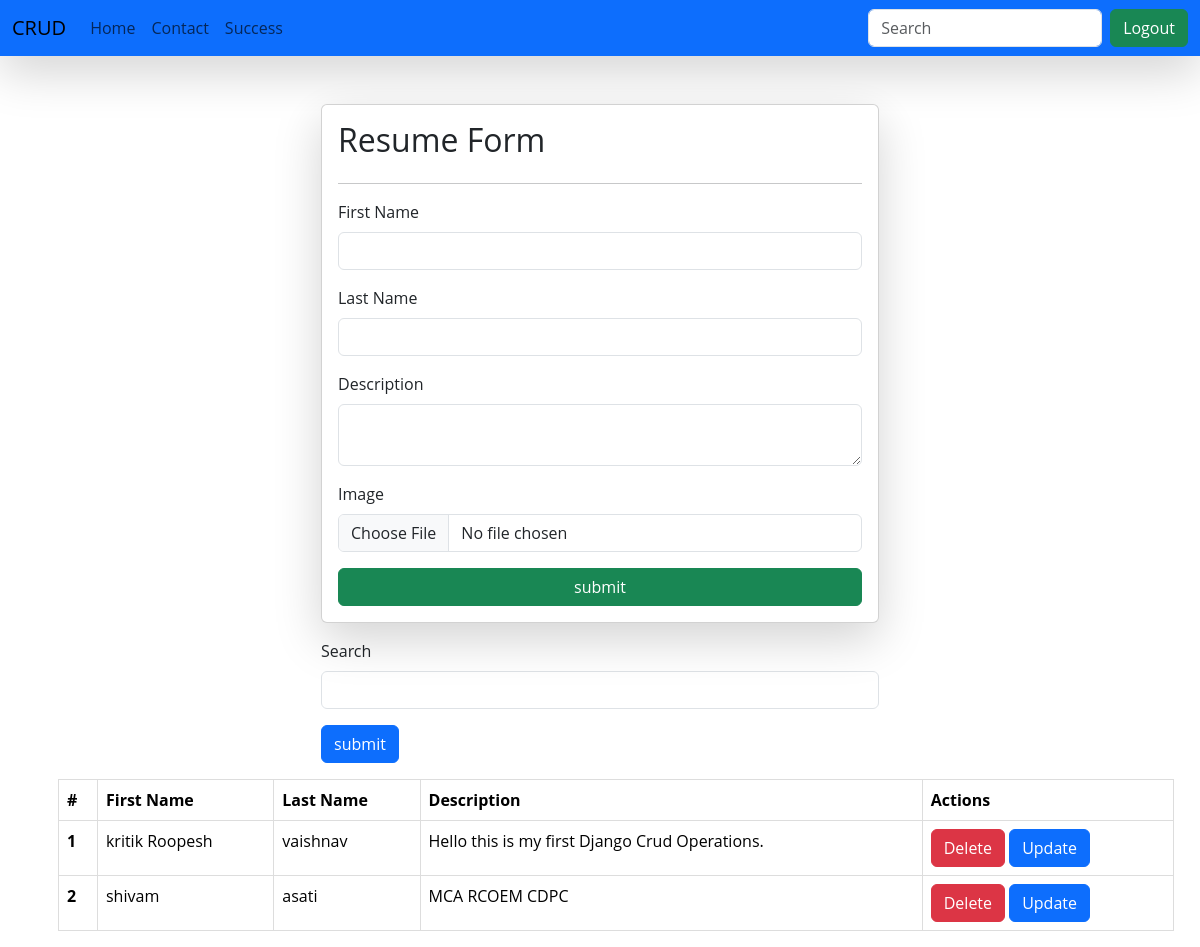
The app's page /resume (signed in), older data.
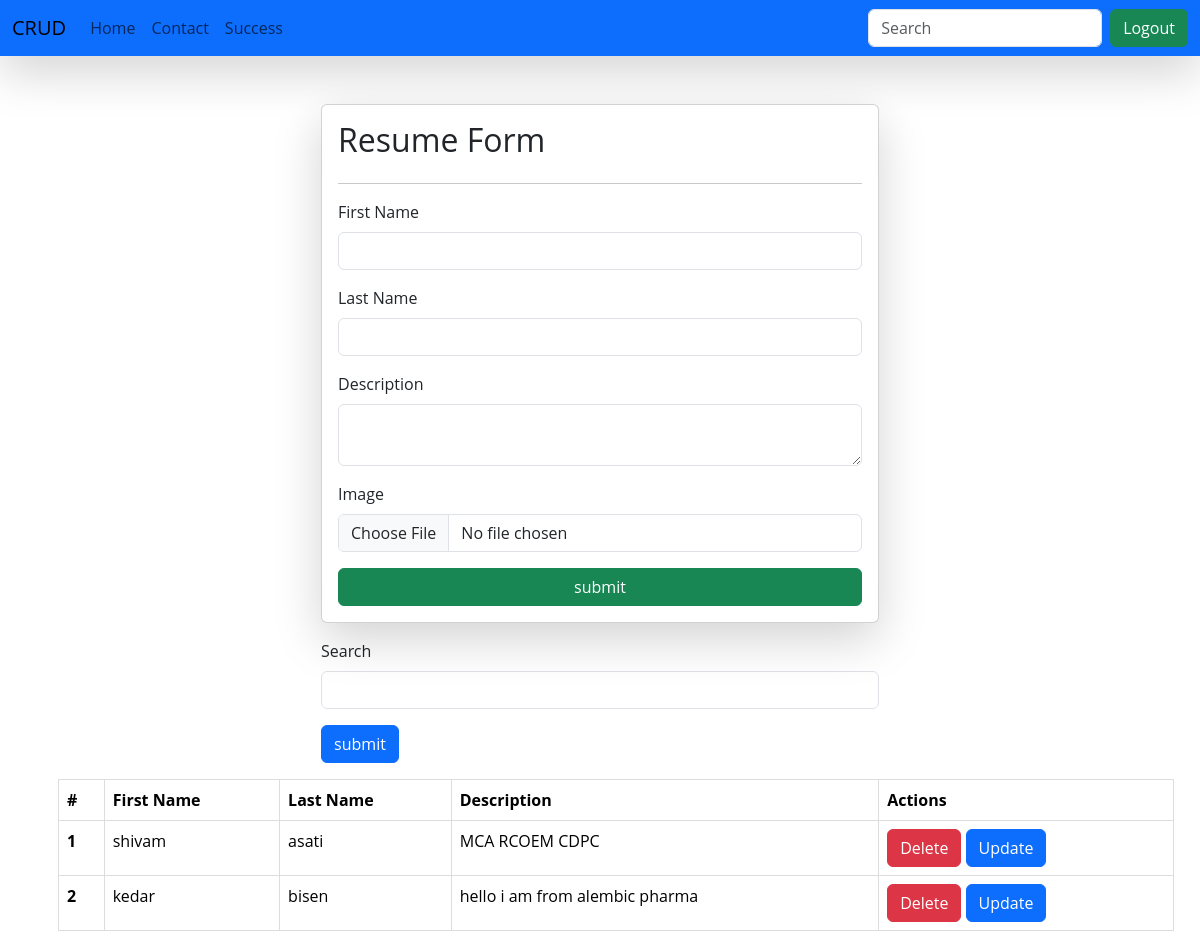
The same page, newer data.
### resume/models.py (models this page shows)
class Resume(models.Model):
    user = models.ForeignKey(User, on_delete= models.SET_NULL, null = True, blank = True)
    f_name = models.CharField(max_length=25)
    l_name = models.CharField(max_length=25)
    desc = models.TextField()
    image = models.ImageField(upload_to='images')

### resume/views.py (the view, shortened to what this page needs)
# urls.py: path('resume', resumes, name='resume'),
@login_required(login_url='/login')
def resumes(request):
    queryset = Resume.objects.all()
    if request.GET.get('search'):
        queryset = queryset.filter(f_name__icontains = request.GET.get('search'))
    context = {'resume' : queryset}
    return render(request, 'resume.html',context)

### resume/templates/resume.html (shortened to what this page needs)
{% extends "base.html" %}
{% block start %}
<div class="container mt-5">
    <form class="col-6 mx-auto card shadow-lg p-3" method="post" enctype="multipart/form-data">
        <h2>Resume Form </h2>
        <hr>
        <div class="mb-3">
            <label for="exampleInputEmail1" class="form-label"> First Name </label>
            <input type="text" class="form-control" name="f_name" required>
        </div>
        <div class="mb-3">
            <label for="exampleInputEmail1" class="form-label"> Last Name </label>
            <input type="text" class="form-control" name="l_name" required>
        </div>
        <div class="mb-3">
            <label for="exampleInputPassword1" class="form-label"> Description </label>
            <textarea type="textarea" class="form-control" name="desc" required></textarea>
        </div>
        <div class="mb-3">
            <label class="form-label" for="exampleCheck1"> Image </label>
            <input type="file" class="form-control" name="image">
        </div>
        <button type="submit" class="btn btn-primary btn-success">submit</button>
    </form>
    <div class="mt-3">
      <div class="mx-auto col-6">
        <div class="mb-3">
          <form action="">
             <label for="exampleInputEmail1" class="form-label"> Search </label>
            <input type="text" class="form-control" name="search">
        </div>
        <button type="submit" class="btn btn-primary btn-primary">submit</button>
      </div>
    </div>
   <table class="table m-3">
    <thead>
      <tr>
        <th scope="col">#</th>
        <th scope="col">First Name</th>
        <th scope="col">Last Name</th>
        <th scope="col">Description</th>
        <th scope="col">Actions</th>
      </tr>
    </thead>
    <tbody>
        {% for resumes in resume %}
      <tr>
        <th scope="row">{{forloop.counter}}</th>
        <td>{{resumes.f_name}}</td>
        <td>{{resumes.l_name}}</td>
        <td>{{resumes.desc}}</td>
        <td>
            <a href="delete-resume/{{ resumes.id }}/" class = "btn btn-danger">Delete</a>
            <a href="update-resume/{{ resumes.id }}/" class = "btn btn-primary">Update</a>
        </td>
      </tr>
      {% endfor %}
  </table>
</div>
{% endblock %}

### home/templates/base.html (shortened to what this page needs)
<!DOCTYPE html>
<html lang="en">
<head>
  <link href="https://cdn.jsdelivr.net/npm/bootstrap@5.3.2/dist/css/bootstrap.min.css" rel="stylesheet"
>
</head>
<body>
  <nav class="navbar navbar-expand-lg bg-body-tertiaryn bg-primary shadow-lg">
    <div class="container-fluid">
        <a class="navbar-brand"> CRUD </a>
        <div class="collapse navbar-collapse" id="navbarNav">
            <ul class="navbar-nav me-auto">
                <li class="nav-item">
                    <a class="nav-link" href="home-page">Home</a>
                </li>
                <li class="nav-item">
                    <a class="nav-link" href="contact-page">Contact</a>
                </li>
                <li class="nav-item">
                    <a class="nav-link" href="success-page">Success</a>
                </li>
            </ul>
            <form class="d-flex">
                <input class="form-control me-2" type="search" placeholder="Search" aria-label="Search">
                {% if request.user.is_authenticated %}
                <a href="logout-page" class="btn btn-success" type="submit">Logout</a>
                {% else %}
                <a href="login" class="btn btn-success" type="submit">Login</a>
                {% endif %}
            </form>
        </div>
    </div>
  </nav>
  {% block start %}
  {% endblock%}
</body>
</html>

### home/templates/base.html (style rules this page uses)
body { background-image: url('https://images.app.goo.gl/SmgaFHeyUBwciZeP9'); background-size: cover; background-position: center; background-repeat: no-repeat; background-attachment: fixed; }
table { font-family: arial, sans-serif; border-collapse: collapse; width: 100%; }
td, th { border: 1px solid #dddddd; text-align: left; padding: 8px; }
tr:nth-child(even) { background-color: #dddddd; }
* { font-family: "Open Sans", sans-serif; font-optical-sizing: auto; font-variation-settings: "wdth" 100; }

Row changes from the older to the newer data that the page shows:
removed Resume: f_name "kritik Roopesh", l_name "vaishnav", desc "Hello this is my first Django Crud Operations."
added Resume: f_name "kedar", l_name "bisen", desc "hello i am from alembic pharma"
